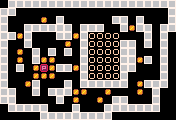

Below is a game level as drawn by its tile map, then a one-line description and the .tmx file that defines it, in full:
An orthogonal 22x15 tile map with 8x8 px tiles, 1 tile layer (tiles).

<map version="1.0" tiledversion="1.0.2" orientation="orthogonal" renderorder="left-up" width="22" height="15" tilewidth="8" tileheight="8" nextobjectid="1">
 <tileset firstgid="1" source="tileset.tsx" />
 <layer name="tiles" width="22" height="15">
  <data encoding="csv">
0,5,5,5,5,5,5,5,5,5,5,5,5,5,5,5,5,5,5,5,5,5,5,5,0,0,0,0,0,0,0,0,0,0,0,0,0,0,0,0,0,0,0,5,5,0,0,0,0,1,0,5,0,0,0,0,0,0,5,5,0,5,0,0,0,5,5,0,0,5,5,5,5,5,5,0,5,5,5,0,0,5,1,5,5,0,5,5,5,5,1,5,0,0,0,5,5,1,5,2,2,2,2,0,0,0,5,0,5,0,5,0,0,5,0,0,0,0,1,0,5,2,2,2,2,5,5,0,5,0,5,0,5,0,1,0,5,0,5,0,5,0,5,2,2,2,2,5,5,0,0,0,5,0,5,0,1,0,5,1,1,0,0,0,5,2,2,2,2,5,5,1,5,0,5,0,5,0,5,0,1,3,1,5,5,1,5,2,2,2,2,5,5,0,0,0,5,0,5,0,0,0,1,1,1,0,0,0,5,2,2,2,2,5,0,0,0,0,5,0,5,0,0,1,5,0,0,0,5,0,5,5,5,5,5,5,0,1,5,5,5,0,5,5,0,0,5,0,5,5,5,1,1,0,0,1,0,0,0,1,0,5,0,0,5,5,0,0,0,0,0,5,0,1,0,0,1,0,5,5,0,0,0,5,0,0,0,5,5,5,5,5,0,0,0,5,0,0,0,5,5,5,5,5,5,5,0,0,0,0,0,0,0,5,5,5,5,5,5,5,5,5,0,0,0,0,0,0,0,0
</data>
 </layer>
</map>
